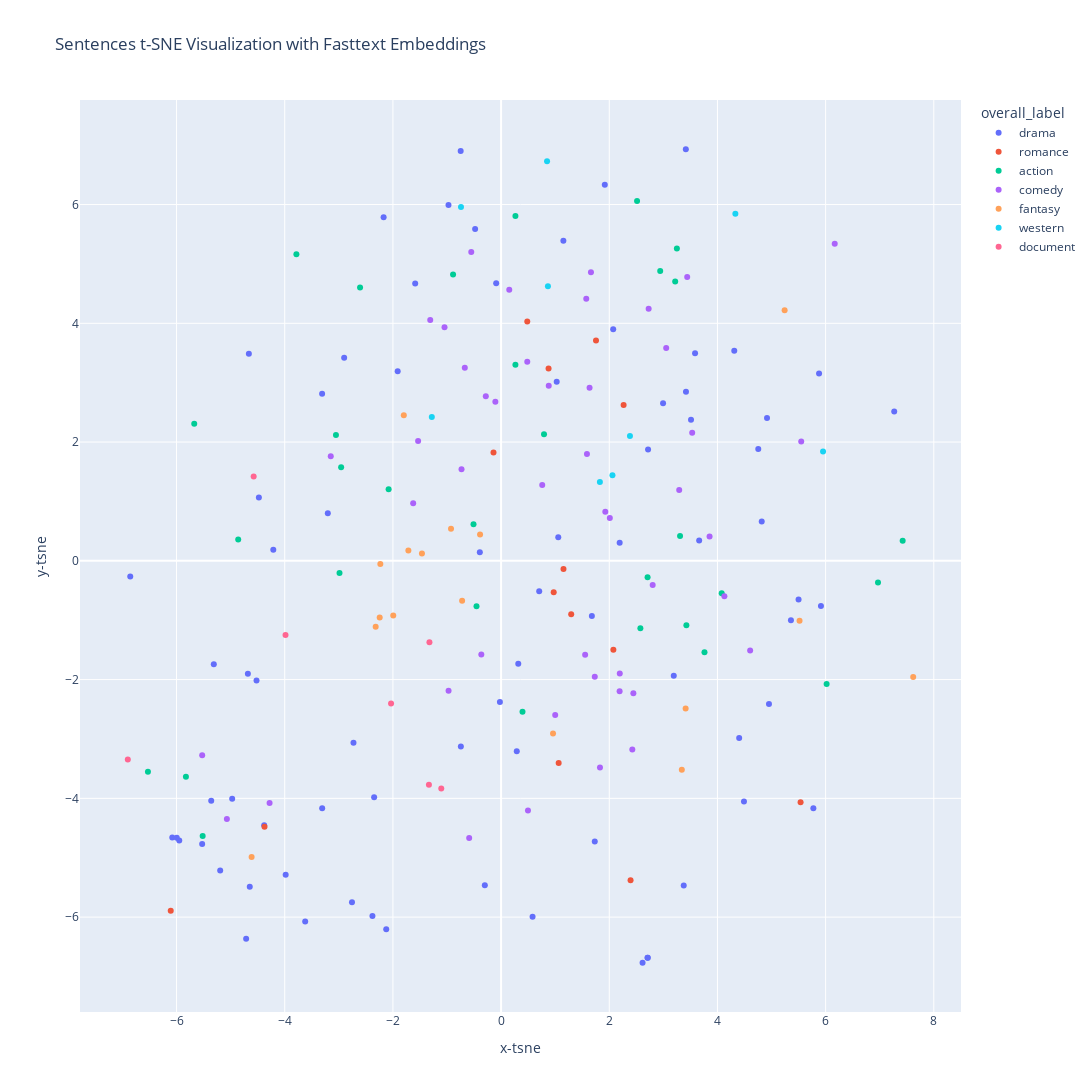

Here is the notebook cell this chart was saved with:
### Code cell
# Create interactive scatter plot
fig = px.scatter(
    ft_df,
    x="x-tsne",
    y="y-tsne",
    color="overall_label",
    hover_data={"text": True, "overall_label": True},
    title="Sentences t-SNE Visualization with Fasttext Embeddings",
    width=1200,
    height=1200,
)

# Show plot
fig.show()

### Figure 1 — Plotly figure (JSON) as saved in the notebook; plotly's stock layout.template omitted (floating-point values rounded to 4 significant figures; data arrays with more than 128 entries replaced by an {"elided": "..."} marker saying what was removed)
{"data": [{"customdata": {"elided": "76x2 str values"}, "hovertemplate": "overall_label=%{customdata[1]}<br>x-tsne=%{x}<br>y-tsne=%{y}<br>text=%{customdata[0]}<extra></extra>", "legendgroup": "drama", "marker": {"color": "#636efa", "symbol": "circle"}, "mode": "markers", "name": "drama", "orientation": "v", "showlegend": true, "type": "scatter", "x": [2.995, -3.622, -1.588, -5.359, 4.755, 1.152, 2.073, 5.359, -3.204, -0.7438, -4.663, -0.09062, -4.212, -0.02178, -4.713, -2.347, 2.718, -6.856, 3.418, 7.268, -5.95, -4.972, -3.309, 4.953, -0.3005, -4.646, 1.028, -2.378, 5.773, 2.706, -2.757, 4.819, -0.7472, 2.192, -2.172, 3.193, -3.308, -4.522, -2.124, 4.311, -0.4799, -6.079, 3.416, 4.917, 4.402, 0.3177, 0.5821, 1.057, -5.996, 1.917, -5.311, 3.662, -1.911, 5.914, -5.527, -0.9724, 1.732, -4.38, -5.193, -2.901, 3.586, 0.29, 1.678, 4.491, 2.713, 3.377, -3.983, 0.7049, 3.512, -4.681, -4.478, 5.5, -2.729, 5.879, 2.616, -0.393], "xaxis": "x", "y": [2.655, -6.073, 4.671, -4.039, 1.883, 5.391, 3.898, -1.001, 0.7991, -3.127, 3.489, 4.676, 0.1873, -2.377, -6.365, -3.982, 1.873, -0.2659, 2.846, 2.514, -4.71, -4.006, 2.816, -2.412, -5.465, -5.487, 3.015, -5.981, -4.168, -6.685, -5.751, 0.6608, 6.903, 0.3032, 5.785, -1.937, -4.165, -2.016, -6.206, 3.539, 5.588, -4.659, 6.93, 2.404, -2.986, -1.732, -5.995, 0.3969, -4.665, 6.334, -1.741, 0.3429, 3.194, -0.7596, -4.77, 5.993, -4.726, -4.453, -5.215, 3.418, 3.496, -3.209, -0.9277, -4.052, -6.683, -5.468, -5.286, -0.513, 2.377, -1.9, 1.065, -0.6517, -3.065, 3.154, -6.767, 0.1437], "yaxis": "y"}, {"customdata": [["Jagathalaprathapan is a prince who...", "romance"], ["The story is about two...", "romance"], ["In 1962, South Korea. Kang...", "romance"], ["It is love at first...", "romance"], ["Claire of the Moon is...", "romance"], ["A man visits a happy...", "romance"], ["Marianne (Greta Garbo) is a...", "romance"], ["Italian aristocrat Angela Chiaromonte (Helen...", "romance"], ["Joan (Purviance) and Magdalen (Sothern)...", "romance"], ["Akashangalil is the story of...", "romance"], ["Roanne Sanchez, a young girl...", "romance"], ["Trust concerns the unusual romance...", "romance"], ["Newland Archer is engaged to...", "romance"], ["In the 1930s, Teresa (Buday)...", "romance"]], "hovertemplate": "overall_label=%{customdata[1]}<br>x-tsne=%{x}<br>y-tsne=%{y}<br>text=%{customdata[0]}<extra></extra>", "legendgroup": "romance", "marker": {"color": "#EF553B", "symbol": "circle"}, "mode": "markers", "name": "romance", "orientation": "v", "showlegend": true, "type": "scatter", "x": [-6.108, 1.065, 2.394, 1.154, -0.1401, 5.537, 0.8779, 1.755, 0.4841, -4.374, 1.296, 2.076, 2.265, 0.9728], "xaxis": "x", "y": [-5.892, -3.404, -5.378, -0.1365, 1.825, -4.064, 3.238, 3.712, 4.03, -4.48, -0.9008, -1.498, 2.623, -0.528], "yaxis": "y"}, {"customdata": [["Police inspector Holloway (Patrick Wymark)...", "action"], ["Neil John Samuel is a...", "action"], ["Mongol chief Temujin (later to...", "action"], ["A popular dance hall girl,...", "action"], ["In World War II, two...", "action"], ["Two reporters, Curtis (Conrad Phillips)...", "action"], ["The film is set in...", "action"], ["Rolex (Prakash Raj) is a...", "action"], ["Two escaping killers hide out...", "action"], ["Inventor and engineer Robert Draper...", "action"], ["This film follows the lead...", "action"], ["A former agent from the...", "action"], ["Sally Elliott (Rita Hayworth), a...", "action"], ["Chu Liuxiang is having drinks...", "action"], ["Charles Kessler (Bela Lugosi) is...", "action"], ["United States Secret Service Lieutenant...", "action"], ["Professional hunter Harry Black is...", "action"], ["Hiraasat is an action film,...", "action"], ["Karthi (Mahesh) is a college...", "action"], ["A blind detective, Duncan Maclain,...", "action"], ["Frankie Bono, a hitman from...", "action"], ["The Philippines, 1972. Mysterious things...", "action"], ["Two days before Christmas, a...", "action"], ["Kumar is a young and...", "action"], ["Convict Van Duff is the...", "action"], ["An old gangster, with a...", "action"], ["The story revolves around a...", "action"], ["Russian general Marenkov (Robert Shaw)...", "action"], ["Omar Sharif plays Muhassab, headman...", "action"], ["The film is set in...", "action"], ["Hans a young German journalist...", "action"]], "hovertemplate": "overall_label=%{customdata[1]}<br>x-tsne=%{x}<br>y-tsne=%{y}<br>text=%{customdata[0]}<extra></extra>", "legendgroup": "action", "marker": {"color": "#00cc96", "symbol": "circle"}, "mode": "markers", "name": "action", "orientation": "v", "showlegend": true, "type": "scatter", "x": [3.25, -2.607, -5.673, 3.761, -2.957, 0.265, 2.575, -5.827, 3.309, 2.514, -0.5097, -4.86, 0.2649, -0.4544, 3.219, -0.8877, 0.7938, -6.529, 7.424, 2.942, 2.708, -2.987, 6.969, -5.517, 3.426, 4.079, 6.018, -3.053, -3.784, -2.08, 0.396], "xaxis": "x", "y": [5.26, 4.603, 2.31, -1.54, 1.574, 5.808, -1.134, -3.638, 0.4167, 6.061, 0.6152, 0.3574, 3.302, -0.764, 4.702, 4.824, 2.133, -3.552, 0.3393, 4.879, -0.2745, -0.2039, -0.3668, -4.633, -1.085, -0.5479, -2.074, 2.119, 5.163, 1.206, -2.54], "yaxis": "y"}, {"customdata": [["In a British TV studio,...", "comedy"], ["George Cabot Jr. (Cesar Romero),...", "comedy"], ["Young sci-fi/fantasy enthusiast Gavin Gore...", "comedy"], ["Mordecai C. Jones (Scott) –...", "comedy"], ["The story is about a...", "comedy"], ["Two best friends who live...", "comedy"], ["Curry and Pepper are two...", "comedy"], ["Loosely based on true events...", "comedy"], ["Scott (Ryan Phillippe) is a...", "comedy"], ["Irène Bordoni is cast as...", "comedy"], ["Cosmo Reif, an affectless mob...", "comedy"], ["Edgar Mills and his mistress...", "comedy"], ["Molly Gilbert won't accept a...", "comedy"], ["Bumbling cop Chatur Singh (Sanjay...", "comedy"], ["Hardy plays Dr. Henry Tibbett,...", "comedy"], ["After discovering that her state...", "comedy"], ["Struggling young actress Jenny (Marjorie...", "comedy"], ["In every port, sailor Bill,...", "comedy"], ["Hong Deok-Ja continues to run...", "comedy"], ["A San Francisco earthquake orphan...", "comedy"], ["The film is about an...", "comedy"], ["The story line centres on...", "comedy"], ["Stephen Ghent, a mineowner, falls...", "comedy"], ["The film tells the story...", "comedy"], ["Eric Wainwright (Van Johnson), a...", "comedy"], ["Kevin Agar is a Carlton-based...", "comedy"], ["Restaurant owner Dylan Ramsey (David...", "comedy"], ["When Los Angeles' police force...", "comedy"], ["Two college girls, Ducky and...", "comedy"], ["Fontaine Khaled is the London...", "comedy"], ["The film's slight storyline concerns...", "comedy"], ["The film tells the story...", "comedy"], ["Officers throw an extravagant party...", "comedy"], ["A bullied teen chef wants...", "comedy"], ["Flagg (Victor McLaglen) and Quirt...", "comedy"], ["Nick (Niven) is the supposed...", "comedy"], ["This film is about the...", "comedy"], ["In a small town, mentally...", "comedy"], ["On board an ocean liner...", "comedy"], ["The boys are involved in...", "comedy"], ["The Rogers family visit Blackpool...", "comedy"], ["The film is about an...", "comedy"], ["The young filmmaker Timothy (Jonathan...", "comedy"], ["Julia Hemingway (Ina Skriver, credited...", "comedy"], ["Small-fry marijuana harvesters in Northern...", "comedy"], ["The Chain tells the story...", "comedy"]], "hovertemplate": "overall_label=%{customdata[1]}<br>x-tsne=%{x}<br>y-tsne=%{y}<br>text=%{customdata[0]}<extra></extra>", "legendgroup": "comedy", "marker": {"color": "#ab63fa", "symbol": "circle"}, "mode": "markers", "name": "comedy", "orientation": "v", "showlegend": true, "type": "scatter", "x": [-0.7314, -0.5513, -0.2826, -1.534, -4.28, 2.426, 2.446, -1.625, 3.533, 0.1512, 2.803, 3.441, 1.927, -5.526, 6.168, 0.497, 0.881, -0.671, 2.191, 1.662, -0.5898, 1.828, 1.575, 2.728, 0.4842, 1.732, 1.588, 3.854, 1.554, 1.636, 2.194, -3.149, -1.046, 2.011, -0.3652, 0.7607, -5.07, 3.053, 1.0, 3.293, 5.549, 4.605, -0.106, -1.31, 4.129, -0.971], "xaxis": "x", "y": [1.543, 5.201, 2.771, 2.016, -4.076, -3.178, -2.23, 0.9683, 2.158, 4.567, -0.4052, 4.779, 0.8263, -3.275, 5.341, -4.205, 2.948, 3.253, -2.196, 4.859, -4.666, -3.481, 4.412, 4.243, 3.354, -1.951, 1.8, 0.4111, -1.584, 2.915, -1.896, 1.759, 3.932, 0.7199, -1.577, 1.279, -4.347, 3.583, -2.596, 1.191, 2.011, -1.51, 2.68, 4.058, -0.596, -2.187], "yaxis": "y"}, {"customdata": [["Flesh (Vince Murdocco) is kidnapped...", "fantasy"], ["3000 years ago, the Vader...", "fantasy"], ["A psychic woman leads archaeologists...", "fantasy"], ["Dr. Markoff (J. Carrol Naish)...", "fantasy"], ["On the run from the...", "fantasy"], ["Set in the austere post–World...", "fantasy"], ["The film is a retelling...", "fantasy"], ["Christopher, a lustful man goes...", "fantasy"], ["An earthquake releases a bunch...", "fantasy"], ["Nine people from around the...", "fantasy"], ["The film takes place in...", "fantasy"], ["The story of the film...", "fantasy"], ["The film is set in...", "fantasy"], ["The plot of the film...", "fantasy"], ["In the year 1999, the...", "fantasy"], ["Jin-hong is a prosecutor who...", "fantasy"], ["Agimat (Bong Revilla, Jr.) is...", "fantasy"]], "hovertemplate": "overall_label=%{customdata[1]}<br>x-tsne=%{x}<br>y-tsne=%{y}<br>text=%{customdata[0]}<extra></extra>", "legendgroup": "fantasy", "marker": {"color": "#FFA15A", "symbol": "circle"}, "mode": "markers", "name": "fantasy", "orientation": "v", "showlegend": true, "type": "scatter", "x": [-1.463, -2.232, 7.619, -0.9253, -1.799, -0.7205, -0.3887, 5.242, -2.244, -2.318, 3.341, 0.9602, -4.612, 3.411, -1.993, 5.518, -1.714], "xaxis": "x", "y": [0.1246, -0.05495, -1.956, 0.5401, 2.452, -0.6715, 0.4451, 4.218, -0.9549, -1.11, -3.516, -2.91, -4.987, -2.487, -0.9222, -1.011, 0.1755], "yaxis": "y"}, {"customdata": [["Having cleaned up Tombstone, Arizona,...", "western"], ["Unlike other Alamo films that...", "western"], ["The story involves a middle-aged...", "western"], ["The Hartford Transcontinental Railroad is...", "western"], ["After being told by his...", "western"], ["Jeff Hassard (Dean Jagger) and...", "western"], ["A U.S. marshal investigates when...", "western"], ["John Murdock (Paul Richards) is...", "western"], ["A prospective settler, pioneer Bob...", "western"]], "hovertemplate": "overall_label=%{customdata[1]}<br>x-tsne=%{x}<br>y-tsne=%{y}<br>text=%{customdata[0]}<extra></extra>", "legendgroup": "western", "marker": {"color": "#19d3f3", "symbol": "circle"}, "mode": "markers", "name": "western", "orientation": "v", "showlegend": true, "type": "scatter", "x": [0.8498, -0.7412, 5.952, 1.827, 2.059, 0.8661, 4.332, -1.28, 2.383], "xaxis": "x", "y": [6.731, 5.957, 1.841, 1.328, 1.441, 4.625, 5.844, 2.421, 2.102], "yaxis": "y"}, {"customdata": [["The film is an account...", "document"], ["In 1983 KBS launched a...", "document"], ["A Mighty Heart is a...", "document"], ["The film is an examination...", "document"], ["In the autumn of 1950,...", "document"], ["Raised on a sharecropping plantation...", "document"], ["The film is a historical...", "document"]], "hovertemplate": "overall_label=%{customdata[1]}<br>x-tsne=%{x}<br>y-tsne=%{y}<br>text=%{customdata[0]}<extra></extra>", "legendgroup": "document", "marker": {"color": "#FF6692", "symbol": "circle"}, "mode": "markers", "name": "document", "orientation": "v", "showlegend": true, "type": "scatter", "x": [-1.334, -2.034, -3.985, -1.106, -4.574, -1.325, -6.901], "xaxis": "x", "y": [-3.769, -2.404, -1.249, -3.834, 1.42, -1.372, -3.344], "yaxis": "y"}], "layout": {"height": 1200, "legend": {"title": {"text": "overall_label"}, "tracegroupgap": 0}, "title": {"text": "Sentences t-SNE Visualization with Fasttext Embeddings"}, "width": 1200, "xaxis": {"anchor": "y", "domain": [0, 1], "title": {"text": "x-tsne"}}, "yaxis": {"anchor": "x", "domain": [0, 1], "title": {"text": "y-tsne"}}}}
